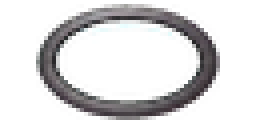
#> input picture ArtSource/Generated/UI/Common/ui_waypoint_pip_master_rgba.png, 64 x 32 px, found by its file name (shown 4 times larger)
$ python -i process_ui_move_markers.py   (imports and definitions only)
#> lines starting #> are read from the running program, lines starting #| are printed output that depends on the picture; after the words box and inside, x2 and y2 are one past the last pixel; in counts of white or black regions, pixels touching at a corner belong together
### ArtSource/Processing/ie_projection.py
"""Ground projection for RainShadow area art.

Two cameras are defined here, and exactly one is active.

`BGEE` is the target: the Baldur's Gate: EE / Infinity Engine orthographic
camera, which is what the runtime navigation layer already assumes
(`SearchMap.defaultCellSize` 16x12, `ActorLocomotionPacing.verticalProjectionScale`
0.75). Under it every ground line lands on a screen slope of +-0.75 (+-36.87
degrees), a circle on the ground is a 16:12 ellipse, and uprights stay vertical.

`LEGACY_V2` is what the pre-adoption plates were drawn to. Act I city grounds
and the V5 office suite are now on the BG:EE lock, so `ACTIVE` follows them.

Adoption is therefore a single edit *paired with new art*:

    ACTIVE = BGEE

plus re-fitting `office_room_plan` REAR/axis lengths to the new plate and
re-running the sequence in `Documentation/BGEEProjectionMasterRegen.md`.
`qa_ie_projection.py` enforces that the pipeline and `ACTIVE` agree.
"""

from __future__ import annotations

import math
from dataclasses import dataclass

import numpy as np
from PIL import Image, ImageDraw


@dataclass(frozen=True)
class GroundProjection:
    """A fixed orthographic ground camera plus the raster constants drawn to it.

    `ground_foreshorten` is screen-Y per world-Y on the ground plane; it is the
    tangent of the on-screen ground-axis angle and the sine of the camera
    elevation. Everything else either derives from it or is an authored raster
    size that must move with it.
    """

    name: str
    ground_foreshorten: float
    diamond: tuple[int, int]
    cell_rect: tuple[float, float]
    partition_cell_rect: tuple[float, float]
    ring_size: tuple[int, int]
    pip_size: tuple[int, int]
    # Screen-space shears used by the procedural graybox drawers. These were
    # hand-picked for the legacy camera and are not derived from it; under
    # BG:EE they become the real ground slope.
    graybox_skew: float
    fg_wall_skew: float
    # iso_box ground foreshortening as a fraction of width/depth.
    box_depth_frac: float

    @property
    def height_foreshorten(self) -> float:
        return math.sqrt(1.0 - self.ground_foreshorten**2)

    @property
    def elevation_deg(self) -> float:
        return math.degrees(math.asin(self.ground_foreshorten))

    @property
    def ground_axis_deg(self) -> float:
        return math.degrees(math.atan(self.ground_foreshorten))

    @property
    def ground_slope(self) -> float:
        return self.ground_foreshorten

    @property
    def half_step(self) -> tuple[float, float]:
        return (self.diamond[0] / 2.0, self.diamond[1] / 2.0)

    # [4 lines left out: function ellipse_ratio, not called in this run]


# The target. 128x96 spans exactly 8x8 SearchMap cells of 16x12, so the planner
# grid and the runtime grid finally share a ratio.
BGEE = GroundProjection(
    name="bgee",
    ground_foreshorten=0.75,
    diamond=(128, 96),
    cell_rect=(104.0, 78.0),
    # Not scaled with the taller diamond: the partition inset is owned by the
    # painted doorway's plan-b width, and widening it seals the waiting side.
    partition_cell_rect=(40.0, 20.0),
    ring_size=(128, 96),
    pip_size=(64, 48),
    graybox_skew=0.75,
    fg_wall_skew=0.75,
    box_depth_frac=0.375,
)

# What the pre-adoption plates were drawn to. Kept so a revert is one flip.
LEGACY_V2 = GroundProjection(
    name="legacy_v2",
    ground_foreshorten=0.5,
    diamond=(128, 64),
    cell_rect=(104.0, 52.0),
    partition_cell_rect=(40.0, 20.0),
    ring_size=(128, 64),
    pip_size=(64, 32),
    graybox_skew=0.22,
    fg_wall_skew=0.35,
    box_depth_frac=0.25,
)

# ---------------------------------------------------------------------------
# Flip with the on-lock masters. City grounds + office V7 (V5 floor,
# human-scale wall face) are installed.
# ---------------------------------------------------------------------------
ACTIVE: GroundProjection = BGEE

# Active-camera aliases. Pipeline modules use these, so they follow ACTIVE.
GROUND_FORESHORTEN = ACTIVE.ground_foreshorten
GROUND_SLOPE = ACTIVE.ground_slope
HEIGHT_FORESHORTEN = ACTIVE.height_foreshorten
ELEVATION_DEG = ACTIVE.elevation_deg
GROUND_AXIS_DEG = ACTIVE.ground_axis_deg
AZIMUTH_DEG = 45.0

DIAMOND_W, DIAMOND_H = ACTIVE.diamond
HALF_STEP_X, HALF_STEP_Y = ACTIVE.half_step
CELL_RECT = ACTIVE.cell_rect
PARTITION_CELL_RECT = ACTIVE.partition_cell_rect
RING_SIZE = ACTIVE.ring_size
PIP_SIZE = ACTIVE.pip_size
GRAYBOX_SKEW = ACTIVE.graybox_skew
FG_WALL_SKEW = ACTIVE.fg_wall_skew
BOX_DEPTH_FRAC = ACTIVE.box_depth_frac

# GemRB / Infinity Engine searchmap cell and ground-circle ellipse. These are
# runtime facts, already shipped in Swift, and do not depend on ACTIVE.
ELLIPSE_A = 16
ELLIPSE_B = 12

# Plate centre used by the office layout planner.
DEFAULT_ORIGIN_X = 2048.0


# ---------------------------------------------------------------------------
# Axis helpers
# ---------------------------------------------------------------------------

# [58 lines left out: functions axis_with_slope, screen_height, ground_shear_for_height, cell_to_authored, authored_to_cell, not called in this run]


def cell_aabb(x: float, y: float) -> tuple[float, float, float, float]:
    w, h = CELL_RECT
    return (x - w / 2.0, y - h / 2.0, w, h)


def partition_cell_aabb(x: float, y: float) -> tuple[float, float, float, float]:
    w, h = PARTITION_CELL_RECT
    return (x - w / 2.0, y - h / 2.0, w, h)


# ---------------------------------------------------------------------------
# Ground ellipse (selection rings, move markers, floor ripples)
# ---------------------------------------------------------------------------

def is_within_ellipse(dx: float, dy: float, *, a: float = ELLIPSE_A, b: float = ELLIPSE_B) -> bool:
    """GemRB-style ground hit test, relative to the ellipse centre."""
    return (dx * dx) / (a * a) + (dy * dy) / (b * b) <= 1.0


def searchmap_point(x: float, y: float) -> tuple[float, float]:
    """World/plate point to continuous searchmap cell coordinates."""
    return (x / ELLIPSE_A, y / ELLIPSE_B)


# [126 lines left out: functions ground_ellipse_pixels, synthesize_ground_ring, iso_box_points, _self_check, not called in this run]


# [2 lines that do not run on import are left out]

### ArtSource/Processing/process_ui_move_markers.py
#!/usr/bin/env python3
"""Chroma-key UI move-marker masters and derive the 8-frame converging loops.

Masters (green-key Image Generator outputs):
  ui_move_marker_master.png
  ui_move_marker_blocked_master.png
  ui_waypoint_pip_master.png

Writes keyed masters + runtime frames into ArtSource/Generated/UI/Common and
RainShadow Shared/Resources/Art/UI/Common.

Canvas sizes follow the `ie_projection.ACTIVE` nav diamond and half-diamond pip.
"""

from __future__ import annotations

import shutil
from pathlib import Path

import numpy as np
from PIL import Image

import ie_projection as ie

ROOT = Path(__file__).resolve().parents[2]
ASSETS = Path.home() / ".cursor/projects/Users-laurensvanoorschot-Desktop-RainShadow/assets"
GEN = ROOT / "ArtSource/Generated/UI/Common"
RUNTIME = ROOT / "RainShadow Shared/Resources/Art/UI/Common"

FRAME_COUNT = 8
MARKER_SIZE = ie.RING_SIZE
PIP_SIZE = ie.PIP_SIZE


def chroma_key(im: Image.Image, key=(0, 255, 0), tol=48.0, soft=16.0) -> Image.Image:
    rgba = np.array(im.convert("RGBA"), dtype=np.float32)
    rgb = rgba[:, :, :3]
    dist = np.linalg.norm(rgb - np.array(key, dtype=np.float32), axis=2)
    alpha = np.clip((dist - tol) / soft * 255.0, 0, 255)
    g, r, b = rgb[:, :, 1], rgb[:, :, 0], rgb[:, :, 2]
    greenish = (g > r + 18) & (g > b + 18) & (g > 40)
    mx, mn = rgb.max(axis=2), rgb.min(axis=2)
    green_dom = (g == mx) & ((g - mn) > 20) & (g > 35)
    alpha = np.where(greenish | green_dom, 0, alpha)
    spill = np.clip(1.0 - dist / (tol + soft + 40.0), 0, 1)
    lum = rgb.mean(axis=2, keepdims=True)
    rgb = rgb * (1.0 - spill[..., None] * 0.85) + lum * (spill[..., None] * 0.85)
    rgb = np.where(alpha[..., None] < 8, 0, rgb)
    return Image.fromarray(np.dstack([rgb, alpha]).astype(np.uint8), "RGBA")


def trim_alpha(im: Image.Image, threshold: int = 28, pad: int = 2) -> Image.Image:
    a = np.array(im.split()[-1])
    ys, xs = np.where(a > threshold)
    if len(xs) == 0:
        return im
    return im.crop(
        (
            max(0, int(xs.min()) - pad),
            max(0, int(ys.min()) - pad),
            min(im.width, int(xs.max()) + 1 + pad),
            min(im.height, int(ys.max()) + 1 + pad),
        )
    )


def fit_canvas(
    im: Image.Image, size: tuple[int, int], *, fill: float = 0.92
) -> Image.Image:
    cw, ch = size
    if im.width == 0 or im.height == 0:
        return Image.new("RGBA", size, (0, 0, 0, 0))
    scale = min(cw / im.width, ch / im.height) * fill
    nw = max(1, int(round(im.width * scale)))
    nh = max(1, int(round(im.height * scale)))
    resized = im.resize((nw, nh), Image.Resampling.LANCZOS)
    out = Image.new("RGBA", size, (0, 0, 0, 0))
    out.alpha_composite(resized, ((cw - nw) // 2, (ch - nh) // 2))
    return out


def resolve_src(name: str) -> Path:
    candidates = [
        ASSETS / name,
        ROOT / "ArtSource/Generated/UI/Common" / name,
        ROOT / "ArtSource/Generated/UI" / name,
    ]
    for path in candidates:
        if path.exists():
            return path
    raise FileNotFoundError(f"Missing master: {name} (searched {candidates})")


def write_png(im: Image.Image, name: str, *, runtime: bool = True) -> None:
    GEN.mkdir(parents=True, exist_ok=True)
    gen_path = GEN / name
    im.save(gen_path, "PNG")
    if runtime:
        RUNTIME.mkdir(parents=True, exist_ok=True)
        runtime_path = RUNTIME / name
        shutil.copy2(gen_path, runtime_path)
        print(f"  wrote {runtime_path.relative_to(ROOT)}")
    else:
        print(f"  wrote {gen_path.relative_to(ROOT)} (generated only)")


# [46 lines left out: functions derive_frames, process_marker, not called in this run]


def process_pip(master_name: str) -> None:
    src = resolve_src(master_name)
    print(f"processing {src.name} → ui_waypoint_pip")
    keyed = chroma_key(Image.open(src))
#> in chroma_key, `rgb = rgba[:, :, :3]`:
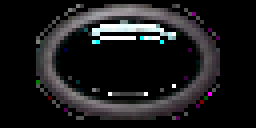
#> rgb: shape (32, 64, 3) float32 (shown 4 times larger); mean R, G, B 27.4, 27, 28.1
#> in chroma_key, `dist = np.linalg.norm(rgb - np.array(key, dtype=np.float32), axis=2)`:
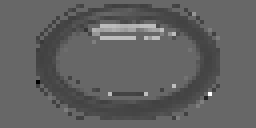
#> dist: shape (32, 64) float32 (shown 4 times larger); min 128, max 441.7, mean 247.7; drawn with min black and max white
#> in chroma_key, `alpha = np.clip((dist - tol) / soft * 255.0, 0, 255)`: alpha: shape (32, 64) float32; every value is 255
#> in chroma_key, `g, r, b = rgb[:, :, 1], rgb[:, :, 0], rgb[:, :, 2]`:
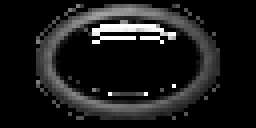
#> g: shape (32, 64) float32 (shown 4 times larger); min 0, max 255, mean 27
#> in chroma_key, `greenish = (g > r + 18) & (g > b + 18) & (g > 40)`:
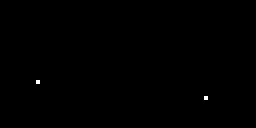
#> greenish: shape (32, 64) bool (shown 4 times larger); 0.1% white in thin lines or dots, all inside (x1, y1, x2, y2) = (9, 20, 52, 25)
#> in chroma_key, `green_dom = (g == mx) & ((g - mn) > 20) & (g > 35)`:
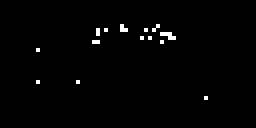
#> green_dom: shape (32, 64) bool (shown 4 times larger); 1.1% white in thin lines or dots, all inside (x1, y1, x2, y2) = (9, 6, 52, 25)
#> in chroma_key, `spill = np.clip(1.0 - dist / (tol + soft + 40.0), 0, 1)`: spill: shape (32, 64) float32; every value is 0
    trimmed = trim_alpha(keyed)
#> in trim_alpha, `ys, xs = np.where(a > threshold)`: ys = 2025 values from 0 to 31; xs = 2025 values, max 63 at index 63, min 0 at index 0, mean 31.5
    fitted = fit_canvas(trimmed, PIP_SIZE)
#> in fit_canvas, `resized = im.resize((nw, nh), Image.Resampling.LANCZOS)`:
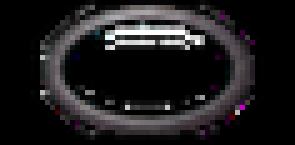
#> resized: PIL image 59x29 RGBA (shown 5 times larger); mean R, G, B, A 27.5, 26, 27.3, 251.7; transparent parts drawn white
#> in fit_canvas, `out = Image.new("RGBA", size, (0, 0, 0, 0))`: out: PIL image 64x48 RGBA; every value is 0
#> in fit_canvas, `out.alpha_composite(resized, ((cw - nw) // 2, (ch - nh) // 2))`:
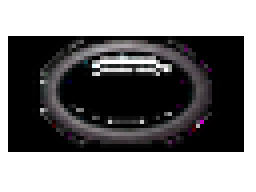
#> out: PIL image 64x48 RGBA (shown 4 times larger); mean R, G, B, A 15.3, 14.5, 15.2, 140.2; transparent parts drawn white
    write_png(fitted, "ui_waypoint_pip.png")
    # Keep a copy of the keyed master for regeneration.
    write_png(fitted, "ui_waypoint_pip_master_rgba.png", runtime=False)


# [16 lines left out: function main, not called in this run]


# [2 lines not run here, left out]

>>> result = process_pip('../Generated/UI/Common/ui_waypoint_pip_master_rgba.png')

$ run again, on ArtSource/Generated/UI/Common/ui_close_box_macos9_v01.png
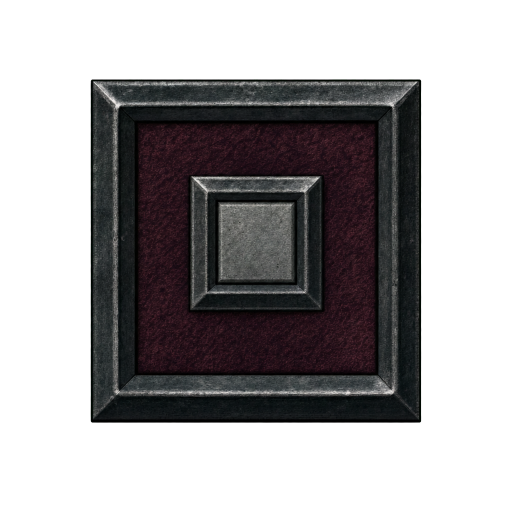
#> input picture ArtSource/Generated/UI/Common/ui_close_box_macos9_v01.png, 1024 x 1024 px, found by its file name (shown at 1/2 size)
#> alpha: shape (1024, 1024) float32; every value is 255
#> in chroma_key, `g, r, b = rgb[:, :, 1], rgb[:, :, 0], rgb[:, :, 2]`:
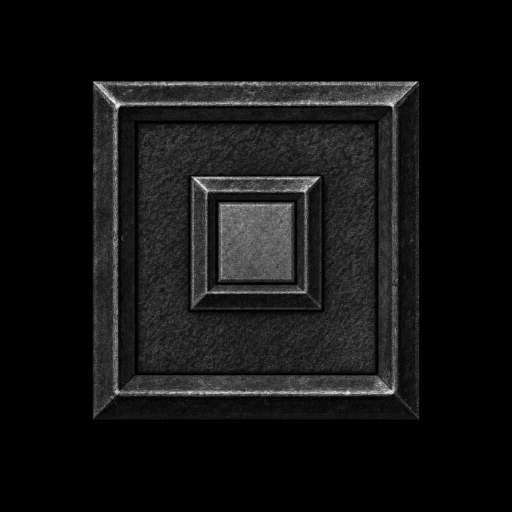
#> r: shape (1024, 1024) float32 (shown at 1/2 size); min 0, max 249, mean 18.6
#> greenish: shape (1024, 1024) bool; every value is 0
#> spill: shape (1024, 1024) float32; every value is 0
#> a: shape (1024, 1024); every value is 255
#> in fit_canvas, `out.alpha_composite(resized, ((cw - nw) // 2, (ch - nh) // 2))`:
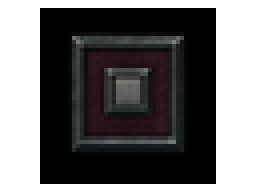
#> out: PIL image 64x48 RGBA (shown 4 times larger); mean R, G, B, A 11.7, 10.4, 11.1, 160.7; transparent parts drawn white
